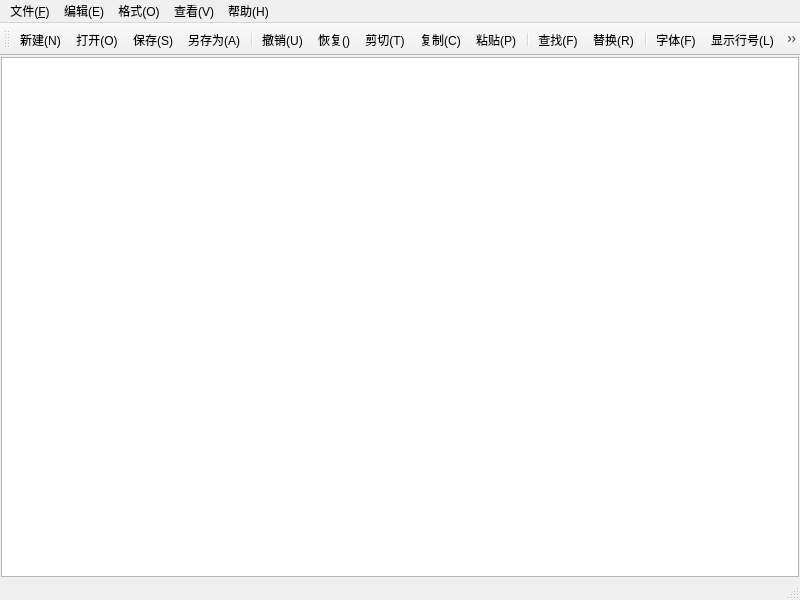
<?xml version="1.0" encoding="UTF-8"?>
<ui version="4.0">
 <class>MainWindow</class>
 <widget class="QMainWindow" name="MainWindow">
  <property name="geometry">
   <rect>
    <x>0</x>
    <y>0</y>
    <width>800</width>
    <height>600</height>
   </rect>
  </property>
  <property name="windowTitle">
   <string>MainWindow</string>
  </property>
  <widget class="QWidget" name="centralwidget">
   <layout class="QVBoxLayout" name="verticalLayout">
    <property name="spacing">
     <number>0</number>
    </property>
    <property name="leftMargin">
     <number>1</number>
    </property>
    <property name="topMargin">
     <number>1</number>
    </property>
    <property name="rightMargin">
     <number>1</number>
    </property>
    <property name="bottomMargin">
     <number>1</number>
    </property>
    <item>
     <widget class="QPlainTextEdit" name="textEdit"/>
    </item>
   </layout>
  </widget>
  <widget class="QMenuBar" name="menubar">
   <property name="geometry">
    <rect>
     <x>0</x>
     <y>0</y>
     <width>800</width>
     <height>26</height>
    </rect>
   </property>
   <widget class="QMenu" name="menu">
    <property name="title">
     <string>文件(&amp;F)</string>
    </property>
    <addaction name="actionNew"/>
    <addaction name="actionOpen"/>
    <addaction name="actionSave"/>
    <addaction name="actionSaveAs"/>
    <addaction name="separator"/>
    <addaction name="actionExit"/>
   </widget>
   <widget class="QMenu" name="menu_E">
    <property name="title">
     <string>编辑(E)</string>
    </property>
    <addaction name="actionUndo"/>
    <addaction name="actionRedo"/>
    <addaction name="actionCut"/>
    <addaction name="actionCopy"/>
    <addaction name="actionPaste"/>
    <addaction name="separator"/>
    <addaction name="actionFind"/>
    <addaction name="actionReplace"/>
    <addaction name="separator"/>
    <addaction name="actionSelectAll"/>
   </widget>
   <widget class="QMenu" name="menu_O">
    <property name="title">
     <string>格式(O)</string>
    </property>
    <addaction name="actionAutoLineWrap"/>
    <addaction name="actionDisplayLineNumber"/>
    <addaction name="actionFont"/>
    <addaction name="actionFontColor"/>
    <addaction name="separator"/>
    <addaction name="actionFontBackgroundColor"/>
    <addaction name="actionEditorBackgroundColor"/>
   </widget>
   <widget class="QMenu" name="menu_V">
    <property name="title">
     <string>查看(V)</string>
    </property>
    <addaction name="actionToolBar"/>
    <addaction name="actionStatusBar"/>
   </widget>
   <widget class="QMenu" name="menu_H">
    <property name="title">
     <string>帮助(H)</string>
    </property>
    <addaction name="actionAbout"/>
   </widget>
   <addaction name="menu"/>
   <addaction name="menu_E"/>
   <addaction name="menu_O"/>
   <addaction name="menu_V"/>
   <addaction name="menu_H"/>
  </widget>
  <widget class="QStatusBar" name="statusbar"/>
  <widget class="QToolBar" name="toolBar">
   <property name="windowTitle">
    <string>toolBar</string>
   </property>
   <attribute name="toolBarArea">
    <enum>TopToolBarArea</enum>
   </attribute>
   <attribute name="toolBarBreak">
    <bool>false</bool>
   </attribute>
   <addaction name="actionNew"/>
   <addaction name="actionOpen"/>
   <addaction name="actionSave"/>
   <addaction name="actionSaveAs"/>
   <addaction name="separator"/>
   <addaction name="actionUndo"/>
   <addaction name="actionRedo"/>
   <addaction name="actionCut"/>
   <addaction name="actionCopy"/>
   <addaction name="actionPaste"/>
   <addaction name="separator"/>
   <addaction name="actionFind"/>
   <addaction name="actionReplace"/>
   <addaction name="separator"/>
   <addaction name="actionFont"/>
   <addaction name="actionDisplayLineNumber"/>
   <addaction name="actionAutoLineWrap"/>
   <addaction name="separator"/>
   <addaction name="actionToolBar"/>
   <addaction name="actionStatusBar"/>
  </widget>
  <action name="actionNew">
   <property name="icon">
    <iconset resource="notepad.qrc">
     <normaloff>:/img/New.png</normaloff>:/img/New.png</iconset>
   </property>
   <property name="text">
    <string>新建(&amp;N)</string>
   </property>
   <property name="toolTip">
    <string>新建</string>
   </property>
   <property name="shortcut">
    <string>Ctrl+N</string>
   </property>
  </action>
  <action name="actionOpen">
   <property name="icon">
    <iconset resource="notepad.qrc">
     <normaloff>:/img/Open.png</normaloff>:/img/Open.png</iconset>
   </property>
   <property name="text">
    <string>打开(&amp;O)</string>
   </property>
   <property name="toolTip">
    <string>打开</string>
   </property>
   <property name="shortcut">
    <string>Ctrl+O</string>
   </property>
  </action>
  <action name="actionSave">
   <property name="icon">
    <iconset resource="notepad.qrc">
     <normaloff>:/img/Save.png</normaloff>:/img/Save.png</iconset>
   </property>
   <property name="text">
    <string>保存(&amp;S)</string>
   </property>
   <property name="toolTip">
    <string>保存</string>
   </property>
   <property name="shortcut">
    <string>Ctrl+S</string>
   </property>
  </action>
  <action name="actionSaveAs">
   <property name="icon">
    <iconset resource="notepad.qrc">
     <normaloff>:/img/SaveAs.png</normaloff>:/img/SaveAs.png</iconset>
   </property>
   <property name="text">
    <string>另存为(&amp;A)</string>
   </property>
   <property name="toolTip">
    <string>另存为</string>
   </property>
  </action>
  <action name="actionExit">
   <property name="icon">
    <iconset resource="notepad.qrc">
     <normaloff>:/img/Exit.png</normaloff>:/img/Exit.png</iconset>
   </property>
   <property name="text">
    <string>退出(&amp;X)</string>
   </property>
   <property name="toolTip">
    <string>退出</string>
   </property>
   <property name="shortcut">
    <string>Ctrl+Z</string>
   </property>
  </action>
  <action name="actionUndo">
   <property name="icon">
    <iconset resource="notepad.qrc">
     <normaloff>:/img/Undo.png</normaloff>:/img/Undo.png</iconset>
   </property>
   <property name="text">
    <string>撤销(&amp;U)</string>
   </property>
   <property name="toolTip">
    <string>撤销</string>
   </property>
   <property name="shortcut">
    <string>Ctrl+Z</string>
   </property>
  </action>
  <action name="actionCut">
   <property name="icon">
    <iconset resource="notepad.qrc">
     <normaloff>:/img/Cut.png</normaloff>:/img/Cut.png</iconset>
   </property>
   <property name="text">
    <string>剪切(&amp;T)</string>
   </property>
   <property name="toolTip">
    <string>剪切</string>
   </property>
   <property name="shortcut">
    <string>Ctrl+X</string>
   </property>
  </action>
  <action name="actionCopy">
   <property name="icon">
    <iconset resource="notepad.qrc">
     <normaloff>:/img/Copy.png</normaloff>:/img/Copy.png</iconset>
   </property>
   <property name="text">
    <string>复制(&amp;C)</string>
   </property>
   <property name="toolTip">
    <string>复制</string>
   </property>
   <property name="shortcut">
    <string>Ctrl+C</string>
   </property>
  </action>
  <action name="actionPaste">
   <property name="icon">
    <iconset resource="notepad.qrc">
     <normaloff>:/img/Paste.png</normaloff>:/img/Paste.png</iconset>
   </property>
   <property name="text">
    <string>粘贴(&amp;P)</string>
   </property>
   <property name="toolTip">
    <string>粘贴</string>
   </property>
   <property name="shortcut">
    <string>Ctrl+V</string>
   </property>
  </action>
  <action name="actionFind">
   <property name="icon">
    <iconset resource="notepad.qrc">
     <normaloff>:/img/Find.png</normaloff>:/img/Find.png</iconset>
   </property>
   <property name="text">
    <string>查找(&amp;F)</string>
   </property>
   <property name="toolTip">
    <string>查找</string>
   </property>
   <property name="shortcut">
    <string>Ctrl+F</string>
   </property>
  </action>
  <action name="actionReplace">
   <property name="icon">
    <iconset resource="notepad.qrc">
     <normaloff>:/img/Replace.png</normaloff>:/img/Replace.png</iconset>
   </property>
   <property name="text">
    <string>替换(&amp;R)</string>
   </property>
   <property name="toolTip">
    <string>替换</string>
   </property>
   <property name="shortcut">
    <string>Ctrl+H</string>
   </property>
  </action>
  <action name="actionFont">
   <property name="icon">
    <iconset resource="notepad.qrc">
     <normaloff>:/img/Font.png</normaloff>:/img/Font.png</iconset>
   </property>
   <property name="text">
    <string>字体(&amp;F)</string>
   </property>
   <property name="toolTip">
    <string>字体</string>
   </property>
  </action>
  <action name="actionAutoLineWrap">
   <property name="checkable">
    <bool>true</bool>
   </property>
   <property name="icon">
    <iconset resource="notepad.qrc">
     <normaloff>:/img/Wrap.png</normaloff>:/img/Wrap.png</iconset>
   </property>
   <property name="text">
    <string>自动换行(&amp;W)</string>
   </property>
   <property name="toolTip">
    <string>自动换行</string>
   </property>
  </action>
  <action name="actionToolBar">
   <property name="checkable">
    <bool>true</bool>
   </property>
   <property name="icon">
    <iconset resource="notepad.qrc">
     <normaloff>:/img/ToolBar.png</normaloff>:/img/ToolBar.png</iconset>
   </property>
   <property name="text">
    <string>工具栏(&amp;T)</string>
   </property>
   <property name="toolTip">
    <string>工具栏</string>
   </property>
  </action>
  <action name="actionStatusBar">
   <property name="checkable">
    <bool>true</bool>
   </property>
   <property name="icon">
    <iconset resource="notepad.qrc">
     <normaloff>:/img/StatusBar.png</normaloff>:/img/StatusBar.png</iconset>
   </property>
   <property name="text">
    <string>状态栏(&amp;S)</string>
   </property>
   <property name="toolTip">
    <string>状态栏</string>
   </property>
  </action>
  <action name="actionRedo">
   <property name="icon">
    <iconset resource="notepad.qrc">
     <normaloff>:/img/Redo.png</normaloff>:/img/Redo.png</iconset>
   </property>
   <property name="text">
    <string>恢复(&amp;)</string>
   </property>
   <property name="toolTip">
    <string>恢复</string>
   </property>
   <property name="shortcut">
    <string>Ctrl+Shift+Z</string>
   </property>
  </action>
  <action name="actionSelectAll">
   <property name="icon">
    <iconset resource="notepad.qrc">
     <normaloff>:/img/SelectAll.png</normaloff>:/img/SelectAll.png</iconset>
   </property>
   <property name="text">
    <string>全选(&amp;A)</string>
   </property>
   <property name="toolTip">
    <string>全选</string>
   </property>
   <property name="shortcut">
    <string>Ctrl+A</string>
   </property>
  </action>
  <action name="actionAbout">
   <property name="icon">
    <iconset resource="notepad.qrc">
     <normaloff>:/img/About.png</normaloff>:/img/About.png</iconset>
   </property>
   <property name="text">
    <string>关于(&amp;A)</string>
   </property>
   <property name="toolTip">
    <string>关于</string>
   </property>
  </action>
  <action name="actionDisplayLineNumber">
   <property name="icon">
    <iconset resource="notepad.qrc">
     <normaloff>:/img/ShowListNumber.png</normaloff>:/img/ShowListNumber.png</iconset>
   </property>
   <property name="text">
    <string>显示行号(&amp;L)</string>
   </property>
   <property name="toolTip">
    <string>显示行号</string>
   </property>
   <property name="shortcut">
    <string>Ctrl+L</string>
   </property>
  </action>
  <action name="actionFontColor">
   <property name="icon">
    <iconset resource="notepad.qrc">
     <normaloff>:/img/TextColor.png</normaloff>:/img/TextColor.png</iconset>
   </property>
   <property name="text">
    <string>字体颜色</string>
   </property>
   <property name="toolTip">
    <string>设置字体颜色</string>
   </property>
  </action>
  <action name="actionEditorBackgroundColor">
   <property name="icon">
    <iconset resource="notepad.qrc">
     <normaloff>:/img/EditorColor.png</normaloff>:/img/EditorColor.png</iconset>
   </property>
   <property name="text">
    <string>编辑器背景色</string>
   </property>
   <property name="toolTip">
    <string>设置编辑器背景色</string>
   </property>
  </action>
  <action name="actionFontBackgroundColor">
   <property name="icon">
    <iconset resource="notepad.qrc">
     <normaloff>:/img/TextBackgroundColor.png</normaloff>:/img/TextBackgroundColor.png</iconset>
   </property>
   <property name="text">
    <string>字体背景色</string>
   </property>
   <property name="toolTip">
    <string>设置字体背景色</string>
   </property>
  </action>
 </widget>
 <resources>
  <include location="notepad.qrc"/>
 </resources>
 <connections/>
</ui>
